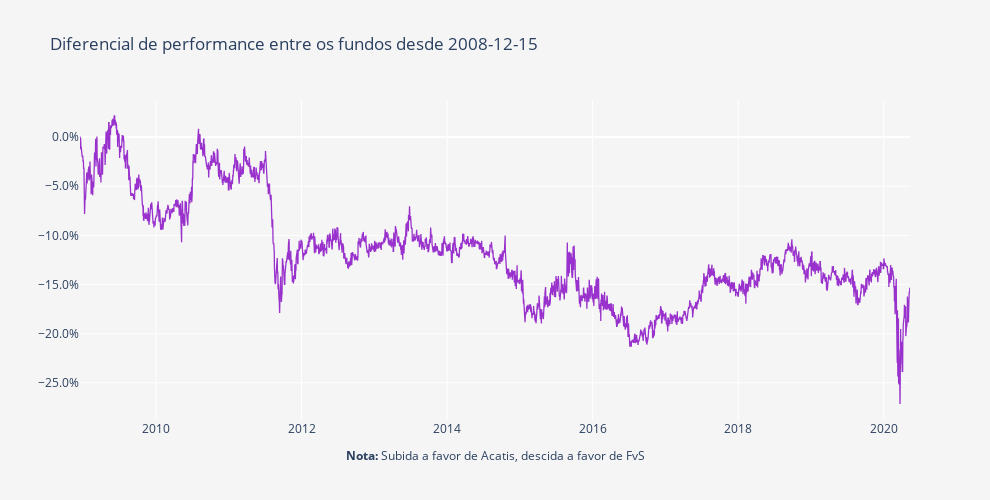

The notebook cell saved with this chart:
### Code cell
layout = go.Layout(
    title='Diferencial de performance entre os fundos desde ' + Begin,
    plot_bgcolor='#f5f5f5',
    paper_bgcolor='#f5f5f5',
    width=990,
    height=500,
    xaxis=dict(
        title='<b>Nota:</b> Subida a favor de ' + fundos.columns[0] + ', descida a favor de ' + fundos.columns[1],
        showgrid=True,
        titlefont=dict(size=12),
    ),
    yaxis=dict(
        title='',
        showgrid=True,
        zeroline=True, # Adicionar ou não a zero line
        tickformat=".1%" # tickformat=".2%" se quiseres mais casas decimais
    ))

trace0 = go.Scatter(
    x = fundos.index,
    y = (round(((fundos.iloc[:, 0]/fundos.iloc[:, 1])- 1), 5)),
    name = 'Portfolio',
    line = dict(
        color = 'darkorchid',
        width = 1.3)
)

data = [trace0]
        
fig = go.Figure(data=data, layout=layout)
py.iplot(fig)

### Figure 1 — Plotly figure (JSON) as saved in the notebook; plotly's stock layout.template omitted (floating-point values rounded to 4 significant figures; data arrays with more than 128 entries replaced by an {"elided": "..."} marker saying what was removed)
{"data": [{"line": {"color": "darkorchid", "width": 1.3}, "name": "Portfolio", "type": "scatter", "x": {"elided": "4302 str values"}, "y": {"elided": "4302 float values"}}], "layout": {"height": 500, "paper_bgcolor": "#f5f5f5", "plot_bgcolor": "#f5f5f5", "title": {"text": "Diferencial de performance entre os fundos desde 2008-12-15"}, "width": 990, "xaxis": {"autorange": true, "range": ["2008-12-15", "2020-05-12"], "showgrid": true, "title": {"font": {"size": 12}, "text": "<b>Nota:</b> Subida a favor de Acatis, descida a favor de FvS"}, "type": "date"}, "yaxis": {"autorange": true, "range": [-0.2878, 0.03776], "showgrid": true, "tickformat": ".1%", "title": {"text": ""}, "type": "linear", "zeroline": true}}}
